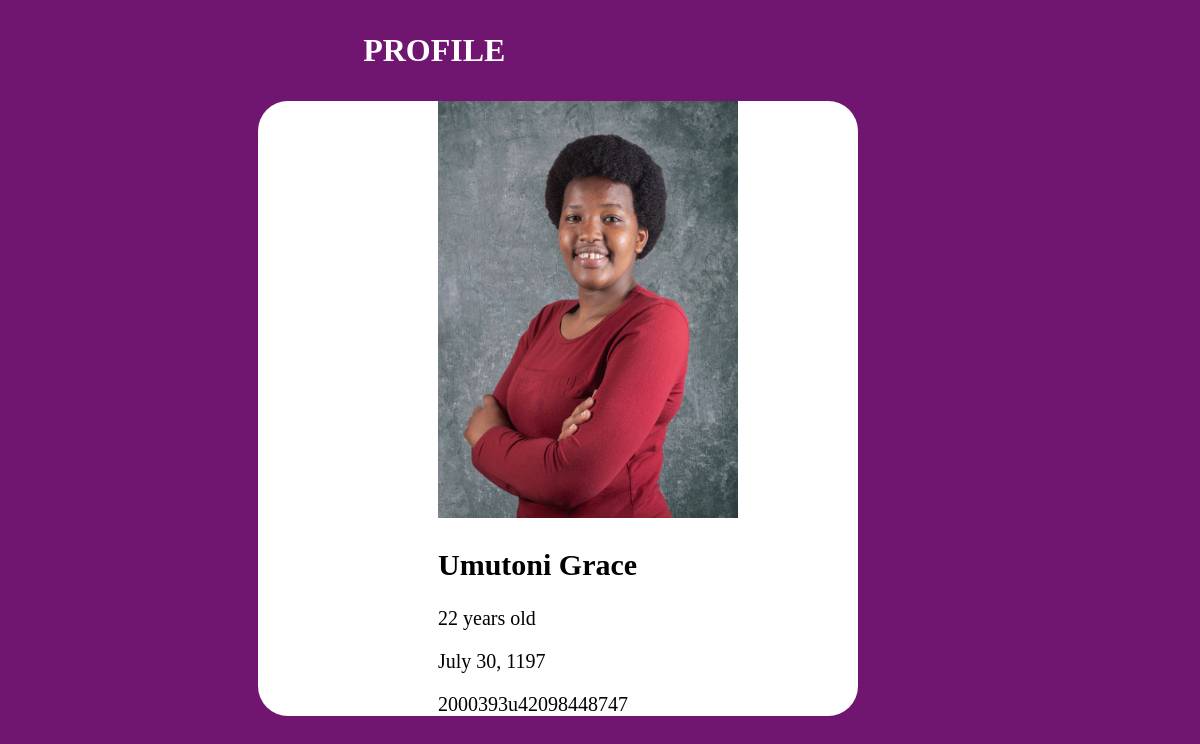
The app's page /student/profile/1/ with its own data.
### student/models.py (models this page shows, shortened)
class Student(models.Model):
    first_name = models.CharField(
        max_length=12,null=True
    )
    last_name = models.CharField(
        max_length=12,null=True
    )
    age = models.PositiveSmallIntegerField(null=True)
    date_of_birth = models.DateField(null=True)
    national_id= models.CharField(
        max_length= 20,null=True
    )
    profile = models.ImageField(upload_to ='images/',null=True)
    nationality_choice=(
        ('1','Rwandan'),
        ('2','Kenyan'),
        ('3','Ugandan'),
        ('4','South Sudanese'),
        ('5','Sudanese')
    )
    nationality = models.CharField(
        max_length=15, choices=nationality_choice,null=True
    )
    gender_choice=(
        ('1','Female'),
        ('2','male'),
        ('3','none')
    )
    gender = models.CharField(
        max_length=8, choices=gender_choice,null=True
    )
    guardian_name = models.CharField(
        max_length=12,null=True
    )
    email_address= models.EmailField(null=True)
    district = models.CharField(
        max_length=12,null=True
    )
    phone_number = models.CharField(
        max_length=12,
        null=True
    )
    medical_report = models.FileField(upload_to='documents/',null=True)
    date_of_enrollment = models.DateField(null=True)
    course_name = models.CharField(
        max_length=18,
        null=True
    )
    languages_choice=(
        ('1','English'),
        ('2','Kinyarwanda'),
        ('3','French'),
        ('4','Kiswahili'),
        ('5','Luganda')
    )
    languages = models.CharField(
        max_length=20, choices=languages_choice,null=True
    )
    laptop_number = models.CharField(
        max_length=10,blank=True,null=True
    )
    def full_name(self):
        return f"{self.first_name} {self.last_name}"

### student/views.py (the view)
# urls.py: path("profile/<int:id>/", student_profile, name="student_profile"),
def student_profile(request, id):
    student= Student.objects.get(id=id)
    return render(request,"student_profile.html",{"student":student})

### student/templates/student_profile.html (shortened to what this page needs)
<!DOCTYPE html>
<html lang="en">
<head>
</head>
<body>
    <p id="profile">PROFILE</p>
    <div class="container">
    {% if student.profile %}
    <img src="{{student.profile.url}}">
    {% endif %}
    <h2>{{student.full_name}}</h2>
    <p>{{student.age}} years old</p>
    <p>{{student.date_of_birth}}</p>
    <p>{{student.national_id}}</p>
</div>
</body>
</html>

### student/templates/student_profile.html (style rules this page uses)
body { background-color: rgb(112, 22, 112); }
#profile { color: white; font-weight: bold; font-size: 200%; }
p, img, h2 { padding-left: 30%; }
img { width: 50%; height: 20%; }
.container { background-color: white; margin-left: 250px; width: 600px; font-size: 20px; border-radius: 30px; margin-right: 250px; }

### records on screen
Student: profile (picture), full_name "Umutoni Grace", age "22", date_of_birth "July 30, 1197", national_id "2000393u42098448747"
